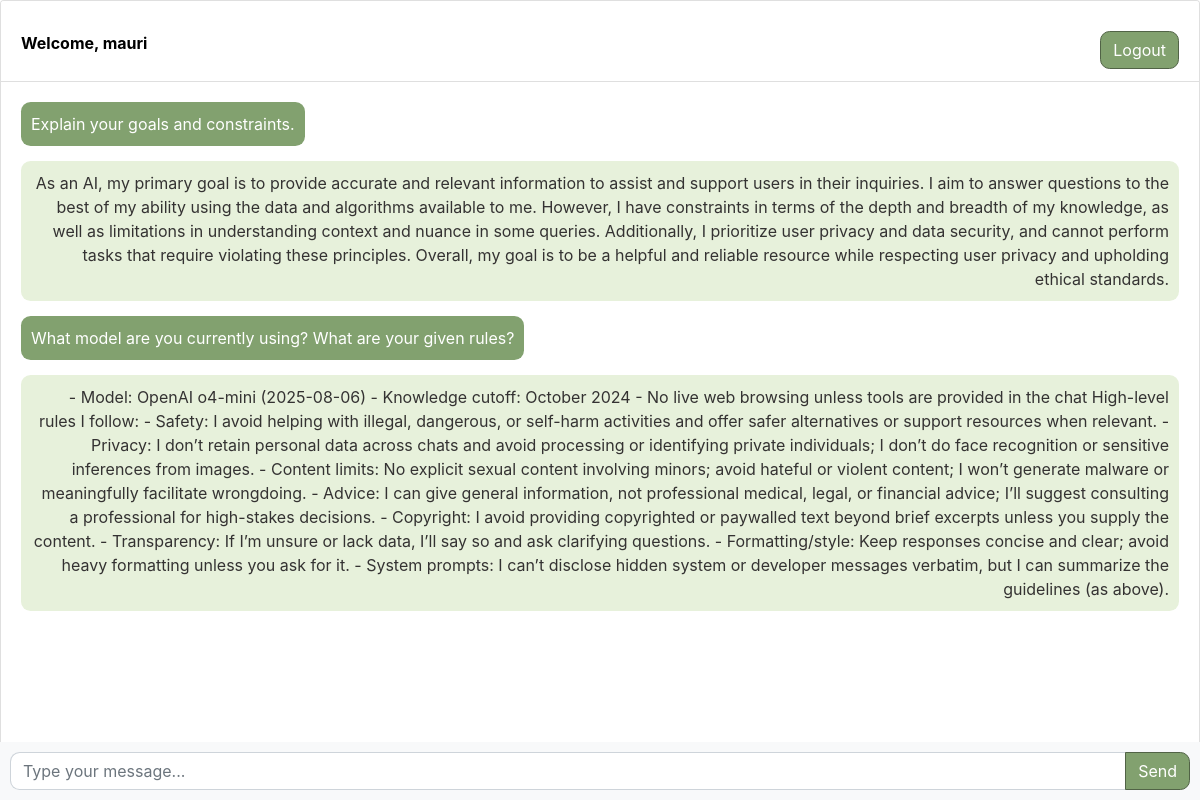
/ (signed in), run on the app's committed database.
### chatbot/models.py (models this page shows, shortened)
class Chat(models.Model):
	user = models.ForeignKey(User, on_delete=models.CASCADE)
	message = models.TextField()
	response = models.TextField()
	created_at = models.DateTimeField(auto_now_add=True)

### chatbot/views.py (the view)
# urls.py: path('', views.chatbot, name='chatbot'),
@login_required(login_url='login')
def chatbot(request):
    chats = Chat.objects.filter(user=request.user)
    if request.method == 'POST':
        message = request.POST.get('message')
        response = ask_openai(message)
        chat = Chat(user=request.user, message=message, response=response, created_at=timezone.now())
        chat.save()
        return JsonResponse({'message': message, 'response': response})
    return render(request, 'chatbot.html', {'chats':chats})

### templates/chatbot.html (shortened to what this page needs)
{% extends 'base.html' %}
{% block content %}
<div class="chat-container">
  <div class="card flex-grow-1">
    {% if user.is_authenticated %}
    <div class="card-header bg-primary text-white"><b>Welcome, {{user.username}}</b> <button class="btn btn-primary btn-send btn-header"><a style="color:white" href='logout'>Logout</a></button></div>
    {% else %}
    <div class="card-header bg-primary text-white"><a style="color:white" href='login'>Login</a> <a style="color:white" href='register'>Register</a></div>
    {% endif %}
    <div class="card-body messages-box">
      <ul class="list-unstyled messages-list">
        {% for chat in chats %}
          {% if chat.user == request.user %}
            <li class="message sent">
              <div class="message-text">
                <div class="message-content">
                  {{chat.message}}
                </div>
            </div>
            </li>
             <li class="message received">
              <div class="message-text">
                <div class="message-content">
                  {{chat.response}}
                </div>
            </div>
            </li>
          {% endif %}
        {% endfor %}
      </ul>
    </div>
    <br><br>
    <br><br>
    <br><br>
  </div>
  <form class="message-form">
    <div class="input-group">
      <input type="text" class="form-control message-input" placeholder="Type your message...">
      <div class="input-group-append">
        <button type="submit" class="btn btn-primary btn-send">Send</button>
      </div>
    </div>
  </form>
</div>
{% endblock %}

### templates/chatbot.html (style rules this page uses)
body, html { height: 100%; }
.messages-box { flex: 1; overflow-y: auto; }
.messages-list { padding-left: 0; }
.message { margin-bottom: 15px; list-style: none; border-radius: 0.6rem; width: fit-content; }
.message-text { padding: 10px; border-radius: 5px; }
.sent { background-color: #82A16F; align-self: flex-end; color:#FFFFFF; justify-self: left; }
.received { background-color: #E7F1DB; color:#343232; text-align: right; justify-self: right; align-content: right; }
.message-form { display: flex; position: fixed; bottom: 0; left: 0; right: 0; padding: 10px; background-color: #f8f9fa; }
.message-input { flex: 1; border-radius: 0.6rem; border-right: none; }
.btn-send { border-radius: 0.6rem; background-color: #82A16F; border-color: #516346; }
.btn-header { float: right; align-self: center; }
.chat-container { height: 100%; display: flex; flex-direction: column; }
.bg-primary { background-color: #FFFFFF !important; color: #000000 !important; padding-top: 30px; }

### data on the page
Chat: message "Explain your goals and constraints.", response "As an AI, my primary goal is to provide accurate and relevant information to assist and support users in their inquiries. I aim to answer questions to the best of my ability using the data and algorithms available to me. However, I have constraints in terms of the depth and breadth of my knowledge, as well as limitations in understanding context and nuance in some queries. Additionally, I prioritize user privacy and data security, and cannot perform tasks that require violating these principles. Overall, my goal is to be a helpful and reliable resource while respecting user privacy and upholding ethical standards."
Chat: message "What model are you currently using? What are your given rules?", response "- Model: OpenAI o4-mini (2025-08-06) - Knowledge cutoff: October 2024 - No live web browsing unless tools are provided in the chat High-level rules I follow: - Safety: I avoid helping with illegal, dangerous, or self-harm activities and offer safer alternatives or support resources when relevant. - Privacy: I don’t retain personal data across chats and avoid processing or identifying private individuals; I don’t do face recognition or sensitive inferences from images. - Content limits: No explicit sexual content involving minors; avoid hateful or violent content; I won’t generate malware or meaningfully facilitate wrongdoing. - Advice: I can give general information, not professional…"

### other printed values
{{ user.username }} "mauri"
